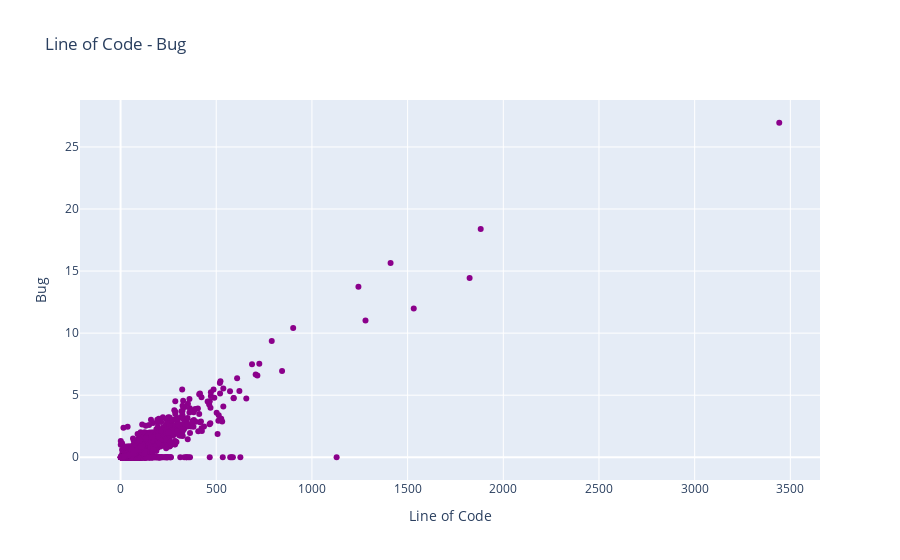

This figure's notebook cell:
### Code cell
#Scatter Plot
trace = go.Scatter(
    x = data['loc'],
    y = data.b,
    mode = "markers",
    name = "Line of Code - Bug",
    marker = dict(color = 'darkmagenta'),
    text = "Bug (b)")

scatter_data = [trace]
scatter_layout = dict(title = 'Line of Code - Bug',
              xaxis = dict(title = 'Line of Code', ticklen = 5),
              yaxis = dict(title = 'Bug' , ticklen = 5),
             )
fig = dict(data = scatter_data, layout = scatter_layout)
iplot(fig)

### Figure 1 — Plotly figure (JSON) as saved in the notebook; plotly's stock layout.template omitted (floating-point values rounded to 4 significant figures; data arrays with more than 128 entries replaced by an {"elided": "..."} marker saying what was removed)
{"data": [{"marker": {"color": "darkmagenta"}, "mode": "markers", "name": "Line of Code - Bug", "text": "Bug (b)", "type": "scatter", "x": {"elided": "10885 float values"}, "y": {"elided": "10885 float values"}}], "layout": {"title": {"text": "Line of Code - Bug"}, "xaxis": {"ticklen": 5, "title": {"text": "Line of Code"}}, "yaxis": {"ticklen": 5, "title": {"text": "Bug"}}}}
